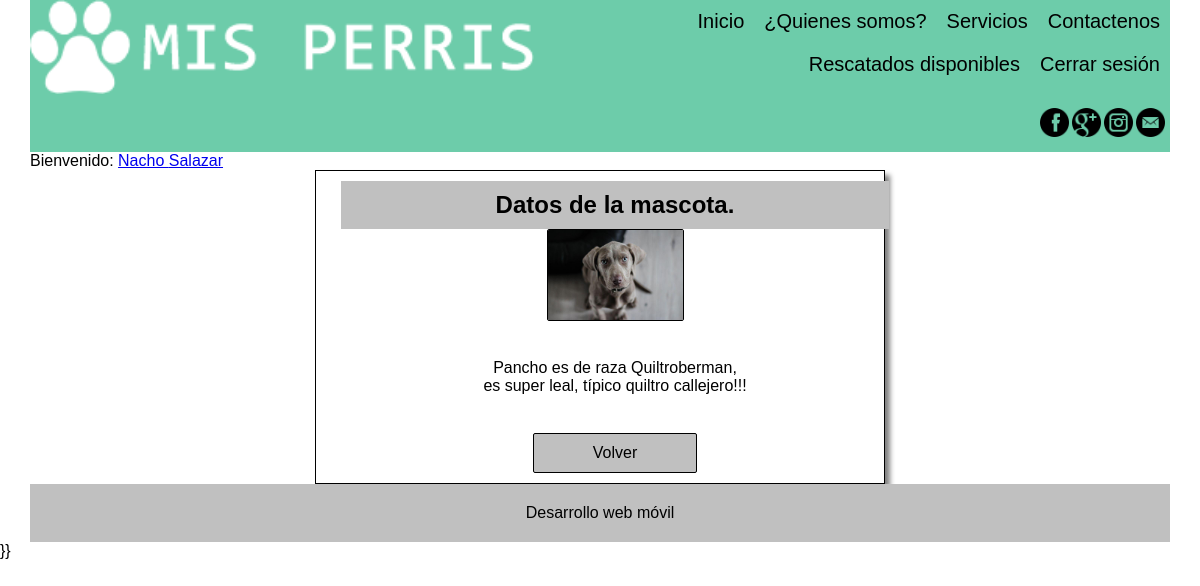
/verRescatado/30/ (signed in), run on the app's committed database.
### misPerrisDJ/models.py (models this page shows, shortened)
class Mascota(models.Model):
    tipos = (('', 'Seleccione un estado.'), ('r', 'Rescatado'),
             ('a', 'Adoptado'), ('d', 'Disponible'))
    id = models.AutoField(primary_key=True)
    nombre = models.CharField(max_length=25)
    raza = models.CharField(max_length=30)
    estado = models.CharField(max_length=1, choices=tipos, default='r')
    descripcion = models.TextField(max_length=100)
    imagen = models.ImageField(upload_to='rescatados')
    class meta:
        ordering = ['nombre']

### misPerrisDJ/views.py (the view)
# urls.py: url(r'^verRescatado/(?P<pk>\d+)/$',
@login_required(login_url='iniciarSesion')
def verRescatado(request, pk):
    miMascota = Mascota.objects.get(id=pk)
    plantilla = loader.get_template("verRescatado.html")
    contexto = {'mascota': miMascota}
    return HttpResponse(plantilla.render(contexto, request))

### misPerrisDJ/templates/verRescatado.html (shortened to what this page needs)
{% extends 'maqueta.html' %}
{% load staticfiles %}
    {% block cssHead %}
        <link rel="stylesheet" href="{% static 'css/normal.css' %}">
    {% endblock %}
    {% block contenido %}
    <section>
            <div  class="contenedor-ver-informacion">
                <h1>Datos de la mascota.</h1>
                <img src="{{ mascota.imagen.url}}" alt="Imagen de {{ mascota.nombre }}">
                <br>
                <p class="datos-mascota">
                {{ mascota.nombre|capfirst }} es de raza {{ mascota.raza|capfirst }},<br>
                 {{ mascota.descripcion|lower }}
            </p>
            <br>
            {% if request.user.is_superuser %}
                <a href="{% url 'mantenedorRescatados' %}">Volver</a>
            {% else %}
                <a href="{% url 'listaRescatados' %}">Volver</a>
            {% endif %}
                </div>
    </section>
    {% endblock %}

### misPerrisDJ/templates/maqueta.html (shortened to what this page needs)
{% load staticfiles %}
<!DOCTYPE html>
<html lang="es">
<head>
    <link rel="stylesheet" href="{% static 'css/maqueta.css' %}">
    {% block cssHead %}
    {% endblock %}
</head>
<body>
    <div class="contenedor-generico">
        <header>
            <div class="contenedor-header">
                <img src="{% static 'img/logo_mis_perris.png' %}" alt="Fundacion Mis Perris">
            </div>
            <nav class="contenedor-header">
                    <a href="{% url 'inicio' %}">Inicio</a>
                    <a href="#">¿Quienes somos?</a>
                    <a href="#">Servicios</a>
                    <a href="#">Contactenos</a>
                    {% if not request.user.is_authenticated %}
                        <a href="{% url 'iniciarSesion' %}">Iniciar sesión</a>
                    {% else %}
                        {% if request.user.is_superuser %}
                            <a href="{% url 'mantenedorRescatados' %}">Mantenedor rescatados</a>
                        {% else %}
                            <a href="{% url 'listaRescatados' %}">Rescatados disponibles</a>
                        {% endif %}
                        <a href="{% url 'cerrarSesion' %}">Cerrar sesión</a>
                    {% endif %}
            </nav>
            <div class="contenedor-redes-sociales">
                <a href="#">
                    <img src="{% static 'img/redes-sociales/facebook.png' %}" alt="Facebook">
                </a>
                <a href="#">
                    <img src="{% static 'img/redes-sociales/google+.png' %}" alt="Google+">
                </a>
                <a href="#">
                    <img src="{% static 'img/redes-sociales/instagram.png' %}" alt="instagram">
                </a>
                <a href="#">
                    <img src="{% static 'img/redes-sociales/mail.png' %}" alt="Correo electrónico">
                </a>
            </div>
        </header>
        <div>
            {% if request.user.is_authenticated %}
                {% if request.user.is_superuser %}
                    Bienvenido: {{ request.user.username|capfirst}} {{ request.user.last_name|capfirst }}
                {% else %}
                    Bienvenido:
                    <a href="{% url 'infoPersona' nomUsuario=request.user.username %}">{{ request.user.first_name|capfirst}} {{ request.user.last_name|capfirst }}</a>
                {% endif %}
            {% else %}
            Bienvenido: Usuario anónimo.
            {% endif %}
        </div>
        {% block contenido %} {% endblock %}
        <footer>
            <p>Desarrollo web móvil</p>
        </footer>
    </div>
     }}
</body>
</html>

### misPerrisDJ/static/css/normal.css (style rules this page uses)
h1 { width: 100%; padding: 10px; text-align: center; background-color: silver }
.contenedor-ver-informacion, .contenedor-ver-informacion h1, .contenedor-contenido-info, .contenedor-ver-informacion a { margin: auto; padding: 10px; }
.contenedor-ver-informacion { width: 100%; border: 1px solid black; box-shadow: 5px 5px 5px 0px gray; }
.contenedor-ver-informacion h1 { width: 100%; text-align: center; background-color: silver }
.contenedor-ver-informacion a { width: 30%; text-decoration: none; text-align: center; color: black; background-color: silver; border: 1px solid black; border-radius: 2px; }
.datos-mascota { width: 100%; max-width: 100%; text-align: center; margin: 15px; padding: 5px; }
.contenedor-ver-informacion img { margin: auto; width: 25%; max-width: 25%; height: 25%; max-height: 25%; border: 1px solid black; border-radius: 2px; box-shadow: inset 0 0 1em gray; }

### misPerrisDJ/static/css/presentacion/estilos-comunes.css (style rules this page uses)
* { margin: 0; padding: 0; font-family: Arial; box-sizing: border-box; }
body { background-color: white; }
.contenedor-generico { background-color: white; width: 95%; max-width: 95%; margin: auto; display: flex; flex-flow: row wrap; justify-content: flex-start; align-items: stretch; }

### misPerrisDJ/static/css/presentacion/cabecera.css (style rules this page uses)
header { width: 100%; display: flex; flex-flow: row wrap; justify-content: flex-start; align-items: flex-start; background-color: #6dccaa; }
.contenedor-header { width: 50%; min-width: 50%; max-width: 50%; }
header img { width: 90%; max-width: 90%; min-width: 90%; }
header nav.contenedor-header { display: flex; flex-flow: row wrap; justify-content: flex-end; align-items: flex-start; }
header nav a { text-decoration: none; font-size: 20px; padding: 10px; margin: 0; text-align: center; text-decoration: none; color: black; }

### misPerrisDJ/static/css/presentacion/redes-sociales.css (style rules this page uses)
.contenedor-redes-sociales { width: 100%; height: 50px; max-height: 50px; margin: 2px; display: flex; flex-direction: row; justify-content: flex-end; align-items: center; }

### misPerrisDJ/static/css/presentacion/cuerpo-pagina.css (style rules this page uses)
section { width: 100%; display: flex; flex-flow: row wrap; justify-content: space-between; align-items: flex-start; background-color: white; }
section div { width: 50%; max-width: 50%; display: flex; flex-flow: column wrap; justify-content: space-between; }
section div img { width: 35%; max-width: 35%; height: 35%; max-height: 35%; margin-top: 30px; margin-bottom: 30px; border-radius: 10px 10px 10px 10px; }
section div h1, section div h3, section div p { margin-top: 20px; margin-bottom: 10px; }

### misPerrisDJ/static/css/presentacion/pie-pagina.css (style rules this page uses)
footer { width: 100%; padding: 20px; text-align: center; background-color: silver; }

### data on the page
Mascota: imagen (picture), nombre "Pancho", raza "Quiltroberman", descripcion "es super leal, típico quiltro callejero!!!"

### other printed values
{{ request.user.first_name|capfirst }} "Nacho"
{{ request.user.last_name|capfirst }} "Salazar"
